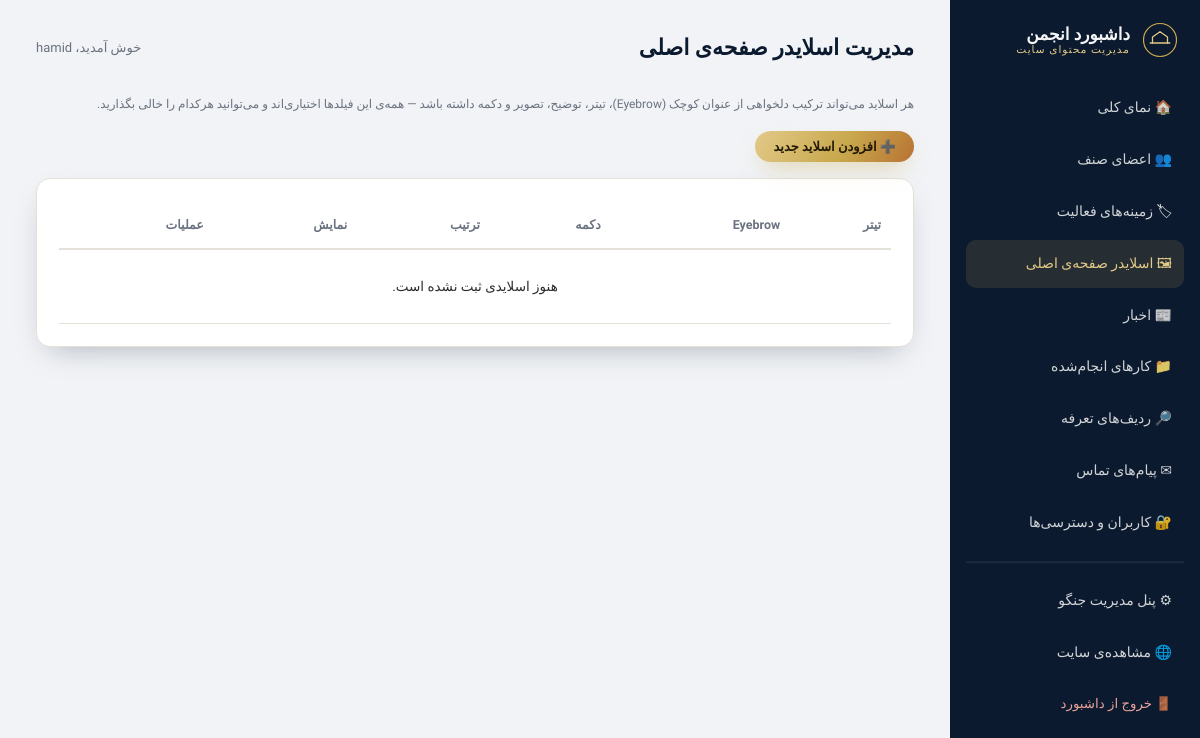
Page /dashboard/slides/ (signed in) on the earlier database version.
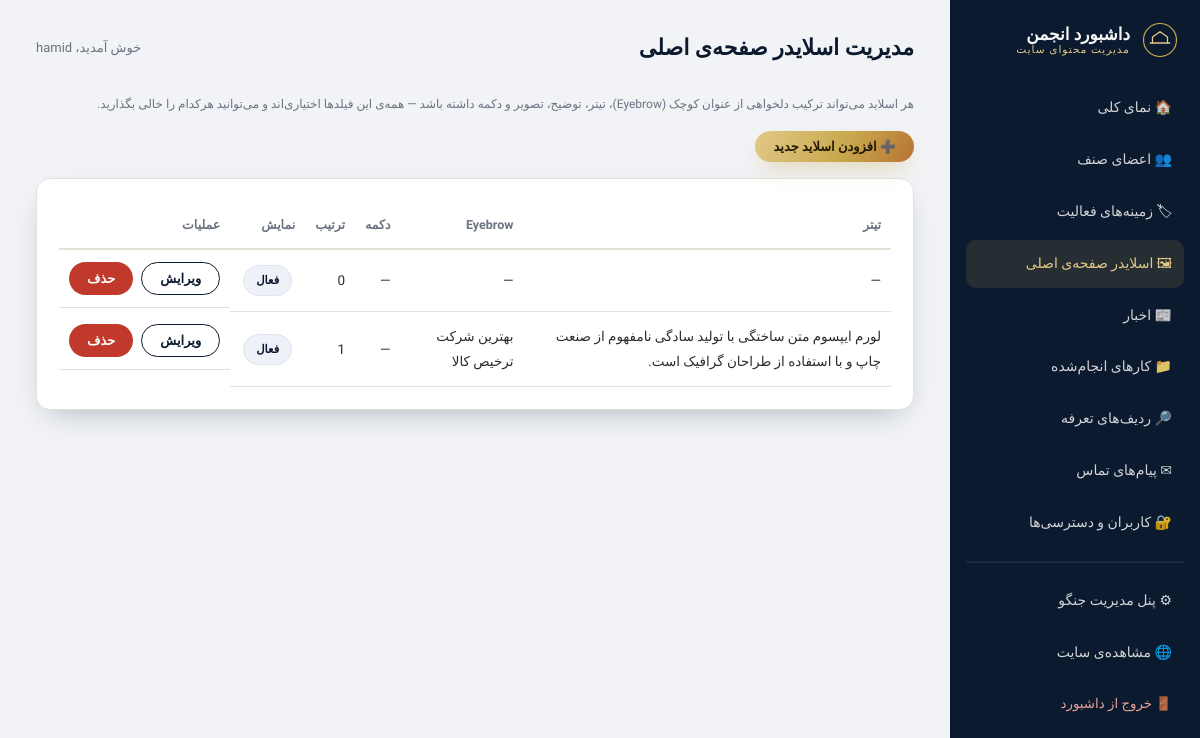
Same page on the later database version.
### sliders/models.py (models this page shows)
class HeroSlide(models.Model):
    eyebrow = models.CharField("عنوان کوچک (Eyebrow)", max_length=100, blank=True)
    title = models.CharField("تیتر اصلی", max_length=250, blank=True)
    description = models.TextField("متن توضیح", blank=True)
    image = models.ImageField("تصویر پس‌زمینه", upload_to="slides/", blank=True, null=True)
    button_text = models.CharField("متن دکمه", max_length=60, blank=True)
    button_url = models.CharField("لینک دکمه", max_length=300, blank=True,
                                   help_text="مثلاً /contact/ یا یک آدرس کامل https://...")
    order = models.PositiveIntegerField("ترتیب نمایش", default=0)
    is_active = models.BooleanField("نمایش داده شود؟", default=True)
    class Meta:
        verbose_name = "اسلاید صفحه‌ی اصلی"
        verbose_name_plural = "اسلایدهای صفحه‌ی اصلی"
        ordering = ["order", "id"]
    def __str__(self):
        return self.title or f"اسلاید #{self.pk}"

### sliders/views.py (the view)
# urls.py: path("dashboard/slides/", views.SlideDashListView.as_view(), name="dash_slide_list"),
class SlideDashListView(SectionAccessRequiredMixin, ListView):
    required_section = "sliders"
    required_action = "view"
    model = HeroSlide
    template_name = "sliders/dashboard/slide_list.html"
    context_object_name = "slides"
    extra_context = {"active": "slides"}

### core/context_processors.py (called while the page is built)
def site_info(request):
    from specializations.models import Specialization  # ایمپورت داخل تابع برای جلوگیری از وابستگی حلقوی بین اپ‌ها
    return {
        "SITE_NAME": getattr(settings, "SITE_NAME", "انجمن صنفی حق‌العمل‌کاران گمرکی"),
        "SITE_PHONE": getattr(settings, "SITE_PHONE", ""),
        "SITE_EMAIL": getattr(settings, "SITE_EMAIL", ""),
        "SITE_ADDRESS": getattr(settings, "SITE_ADDRESS", ""),
        "nav_specializations": Specialization.objects.all()[:8],
    }

def dashboard_sections(request):
    user = getattr(request, "user", None)
    if not user or not user.is_authenticated or not user.is_staff:
        return {"user_dashboard_sections": set()}
    from .models import get_dashboard_sections
    if user.is_superuser:
        return {"user_dashboard_sections": {slug for slug, _ in get_dashboard_sections()}}
    access = getattr(user, "dashboard_access", None)
    if not access:
        return {"user_dashboard_sections": set()}
    return {"user_dashboard_sections": {slug for slug, actions in (access.permissions or {}).items() if "view" in actions}}

### core/mixins.py (called while the page is built)
    def test_func(self):
        return self.request.user.is_authenticated and self.request.user.is_staff

    def test_func(self):
        if not super().test_func():
            return False
        user = self.request.user
        if user.is_superuser:
            return True
        if not self.required_section:
            return True
        access = getattr(user, "dashboard_access", None)
        return bool(access and access.has_permission(self.required_section, self.required_action))

### core/models.py (called while the page is built)
def get_dashboard_sections():
    sections = []
    for config in django_apps.get_app_configs():
        if getattr(config, "dashboard_section", False):
            sections.append((config.label, str(config.verbose_name)))
    sections.append(("users", "مدیریت کاربران"))
    return sections

### sliders/templates/sliders/dashboard/slide_list.html (shortened to what this page needs)
{% extends "core/dashboard/base_dashboard.html" %}
{% block dash_title %}مدیریت اسلایدر صفحه‌ی اصلی{% endblock %}
{% block dash_content %}
<p class="help-text" style="margin-bottom:16px;">
  هر اسلاید می‌تواند ترکیب دلخواهی از عنوان کوچک (Eyebrow)، تیتر، توضیح، تصویر و دکمه داشته باشد —
  همه‌ی این فیلدها اختیاری‌اند و می‌توانید هرکدام را خالی بگذارید.
</p>
<div style="margin-bottom:16px;">
  <button type="button" class="btn btn-gold btn-sm" data-modal-form
          data-url="{% url 'sliders:dash_slide_add' %}" data-title="افزودن اسلاید جدید">➕ افزودن اسلاید جدید</button>
</div>
<div class="dash-panel" style="overflow-x:auto;">
  <table class="dash-table">
    <thead><tr><th>تیتر</th><th>Eyebrow</th><th>دکمه</th><th>ترتیب</th><th>نمایش</th><th>عملیات</th></tr></thead>
    <tbody>
      {% for s in slides %}
      <tr>
        <td>{{ s.title|default:"—" }}</td>
        <td>{{ s.eyebrow|default:"—" }}</td>
        <td>{{ s.button_text|default:"—" }}</td>
        <td>{{ s.order }}</td>
        <td>{% if s.is_active %}<span class="badge">فعال</span>{% else %}<span class="badge" style="background:#fdecea; color:#c0392b;">غیرفعال</span>{% endif %}</td>
        <td class="table-actions">
          <button type="button" class="btn btn-outline-navy btn-sm" data-modal-form
                  data-url="{% url 'sliders:dash_slide_edit' s.pk %}" data-title="ویرایش اسلاید">ویرایش</button>
          <button type="button" class="btn btn-danger btn-sm" data-modal-delete
                  data-url="{% url 'sliders:dash_slide_delete' s.pk %}" data-name="{{ s }}">حذف</button>
        </td>
      </tr>
      {% empty %}<tr><td colspan="6" style="text-align:center; padding:24px;">هنوز اسلایدی ثبت نشده است.</td></tr>{% endfor %}
    </tbody>
  </table>
</div>
{% endblock %}

### core/templates/core/dashboard/base_dashboard.html (shortened to what this page needs)
{% load static %}
<!DOCTYPE html>
<html lang="fa" dir="rtl">
<head>
<link rel="stylesheet" href="{% static 'core/css/style.css' %}">
<link rel="stylesheet" href="https://cdn.jsdelivr.net/npm/select2@4.1.0-rc.0/dist/css/select2.min.css">
<link rel="stylesheet" href="https://cdn.jsdelivr.net/npm/persian-datepicker@1.2.0/dist/css/persian-datepicker.min.css">
<link rel="stylesheet" href="{% static 'core/css/dashboard.css' %}">
</head>
<body class="dashboard">
<div class="dash-shell">
  <aside class="dash-sidebar" id="dashSidebar">
    <div class="brand">
      <span class="brand-text"><b>داشبورد انجمن</b><span>مدیریت محتوای سایت</span></span>
    </div>
    <nav>
      <a href="{% url 'core:dashboard_home' %}" class="{% if active == 'home' %}active{% endif %}">🏠 نمای کلی</a>
      {% if "members" in user_dashboard_sections %}<a href="{% url 'members:dash_member_list' %}" class="{% if active == 'members' %}active{% endif %}">👥 اعضای صنف</a>{% endif %}
      {% if "specializations" in user_dashboard_sections %}<a href="{% url 'specializations:dash_specialization_list' %}" class="{% if active == 'specializations' %}active{% endif %}">🏷 زمینه‌های فعالیت</a>{% endif %}
      {% if "sliders" in user_dashboard_sections %}<a href="{% url 'sliders:dash_slide_list' %}" class="{% if active == 'slides' %}active{% endif %}">🖼 اسلایدر صفحه‌ی اصلی</a>{% endif %}
      {% if "news" in user_dashboard_sections %}<a href="{% url 'news:dash_news_list' %}" class="{% if active == 'news' %}active{% endif %}">📰 اخبار</a>{% endif %}
      {% if "works" in user_dashboard_sections %}<a href="{% url 'works:dash_work_list' %}" class="{% if active == 'works' %}active{% endif %}">📁 کارهای انجام‌شده</a>{% endif %}
      {% if "hscodes" in user_dashboard_sections %}<a href="{% url 'hscodes:dash_hscode_list' %}" class="{% if active == 'hscodes' %}active{% endif %}">🔎 ردیف‌های تعرفه</a>{% endif %}
      {% if "contact" in user_dashboard_sections %}<a href="{% url 'contact:dash_message_list' %}" class="{% if active == 'messages' %}active{% endif %}">✉ پیام‌های تماس</a>{% endif %}
      {% if "users" in user_dashboard_sections %}<a href="{% url 'core:dash_user_list' %}" class="{% if active == 'users' %}active{% endif %}">🔐 کاربران و دسترسی‌ها</a>{% endif %}
      <hr style="border-color:rgba(255,255,255,.08); margin:14px 0;">
      <a href="/admin/">⚙ پنل مدیریت جنگو</a>
      <a href="{% url 'core:home' %}">🌐 مشاهده‌ی سایت</a>
      <form action="{% url 'core:dashboard_logout' %}" method="post" style="margin-top:8px;">
        <button type="submit" style="color:#e8a19a; padding:11px 12px; width:100%; text-align:right; border-radius:10px;">🚪 خروج از داشبورد</button>
      </form>
    </nav>
  </aside>
  <main class="dash-main">
    <div class="dash-topbar">
      <h1 style="font-size:22px;">{% block dash_title %}داشبورد{% endblock %}</h1>
      <span style="font-size:13px; color:var(--text-muted);">خوش آمدید، {{ request.user.get_username }}</span>
    </div>
    {% block dash_content %}{% endblock %}
  </main>
</div>
</body>
</html>

### core/static/core/css/style.css (style rules this page uses)
:root { --navy-deep:#0b1a2e; --navy:#1a2a3a; --navy-soft:#233a52; --gold:#c9a94e; --gold-light:#e2c988; --copper:#b87333; --text-light:#f5f5f5; --text-dark:#2c2c2c; --text-muted:#6b7280; --paper:#f7f7f5; --line:#e4e1d8; --radius:14px; --shadow:0 12px 30px -14px rgba(11,26,46,.35); --transition-fast:.2s ease; --transition-med:.35s cubic-bezier(.16,1,.3,1); }
* { box-sizing:border-box; margin:0; padding:0; }
html { scroll-behavior:smooth; }
body { font-family:'Vazirmatn', 'IRANSans', sans-serif; background:var(--paper); color:var(--text-dark); line-height:1.85; overflow-x:hidden; }
a { color:inherit; text-decoration:none; }
button { font-family:inherit; cursor:pointer; border:none; background:none; }
h1,h2,h3,h4 { color:var(--navy-deep); font-weight:800; }
h1 { font-size:clamp(28px,4vw,42px); }
p { color:var(--text-muted); }
.btn { display:inline-flex; align-items:center; justify-content:center; gap:8px; padding:13px 28px; border-radius:999px; font-weight:700; font-size:14.5px; transition:transform var(--transition-fast), box-shadow var(--transition-fast), background var(--transition-fast), color var(--transition-fast); cursor:pointer; }
.btn-gold { background:linear-gradient(120deg, var(--gold-light), var(--gold) 55%, var(--copper)); color:#231a04; box-shadow:0 10px 22px -8px rgba(201,169,78,.55); }
.btn-outline-navy { border:1.5px solid var(--navy-deep); color:var(--navy-deep); }
.btn-sm { padding:8px 18px; font-size:13px; }
.btn-danger { background:#c0392b; color:#fff; }
.brand { display:flex; align-items:center; gap:12px; }
.brand-text { color:var(--text-light); line-height:1.2; }
.brand-text b { display:block; font-size:17px; }
.brand-text span { display:block; font-size:10.5px; color:var(--gold-light); letter-spacing:1px; }
.badge { display:inline-block; font-size:11.5px; font-weight:700; padding:4px 12px; border-radius:999px; background:#eef2f8; color:var(--navy-deep); border:1px solid #dde4ef; margin:3px; }
.help-text { font-size:12px; color:var(--text-muted); margin-top:4px; }
body.dashboard { background:#f1f3f6; }
.dash-shell { display:flex; min-height:100vh; }
.dash-sidebar { width:250px; background:var(--navy-deep); color:rgba(245,245,245,.85); flex-shrink:0; padding:22px 16px; position:sticky; top:0; height:100vh; overflow-y:auto; transition:transform var(--transition-med); }
.dash-sidebar .brand { margin-bottom:26px; padding:0 6px; }
.dash-sidebar nav a { display:flex; align-items:center; gap:10px; padding:11px 12px; border-radius:10px; font-size:14px; margin-bottom:4px; transition:background var(--transition-fast), color var(--transition-fast); }
.dash-sidebar nav a:hover, .dash-sidebar nav a.active { background:rgba(201,169,78,.14); color:var(--gold-light); }
.dash-main { flex:1; min-width:0; padding:28px clamp(16px,3vw,36px); }
.dash-topbar { display:flex; align-items:center; justify-content:space-between; margin-bottom:24px; flex-wrap:wrap; gap:12px; }
.dash-panel { background:#fff; border-radius:14px; border:1px solid var(--line); box-shadow:var(--shadow); padding:22px; }
table.dash-table { width:100%; border-collapse:collapse; font-size:13.5px; }
table.dash-table th { text-align:right; padding:12px 10px; color:var(--text-muted); border-bottom:2px solid var(--line); font-size:12.5px; }
table.dash-table td { padding:12px 10px; border-bottom:1px solid var(--line); vertical-align:middle; }
table.dash-table tr { transition:background var(--transition-fast); }
.table-actions { display:flex; gap:8px; }

Differences in the rows shown:
added HeroSlide: title "—", eyebrow "—", button_text "—", order "0", is_active "فعال"
added HeroSlide: title "لورم ایپسوم متن ساختگی با تولید سادگی نامفهوم از صنعت چاپ و با استفاده از طراحان گرافیک است.", eyebrow "بهترین شرکت ترخیص کالا", button_text "—", order "1", is_active "فعال"
Other differences:
text no longer shown: "هنوز اسلایدی ثبت نشده است."
